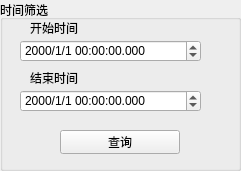
   <widget class="QGroupBox" name="groupBox_7">
    <property name="geometry">
     <rect>
      <x>30</x>
      <y>420</y>
      <width>241</width>
      <height>171</height>
     </rect>
    </property>
    <property name="title">
     <string>时间筛选</string>
    </property>
    <widget class="QDateTimeEdit" name="endDateTimeEdit">
     <property name="geometry">
      <rect>
       <x>20</x>
       <y>90</y>
       <width>181</width>
       <height>22</height>
      </rect>
     </property>
     <property name="displayFormat">
      <string>yyyy/M/d HH:mm:ss.zzz</string>
     </property>
    </widget>
    <widget class="QDateTimeEdit" name="startDateTimeEdit">
     <property name="geometry">
      <rect>
       <x>20</x>
       <y>40</y>
       <width>181</width>
       <height>22</height>
      </rect>
     </property>
     <property name="displayFormat">
      <string>yyyy/M/d HH:mm:ss.zzz</string>
     </property>
    </widget>
    <widget class="QLabel" name="label_5">
     <property name="geometry">
      <rect>
       <x>30</x>
       <y>20</y>
       <width>81</width>
       <height>16</height>
      </rect>
     </property>
     <property name="text">
      <string>开始时间</string>
     </property>
    </widget>
    <widget class="QLabel" name="label_37">
     <property name="geometry">
      <rect>
       <x>30</x>
       <y>70</y>
       <width>71</width>
       <height>16</height>
      </rect>
     </property>
     <property name="text">
      <string>结束时间</string>
     </property>
    </widget>
    <widget class="QPushButton" name="timeQueryButton">
     <property name="geometry">
      <rect>
       <x>60</x>
       <y>130</y>
       <width>120</width>
       <height>24</height>
      </rect>
     </property>
     <property name="text">
      <string>查询</string>
     </property>
    </widget>
   </widget>
